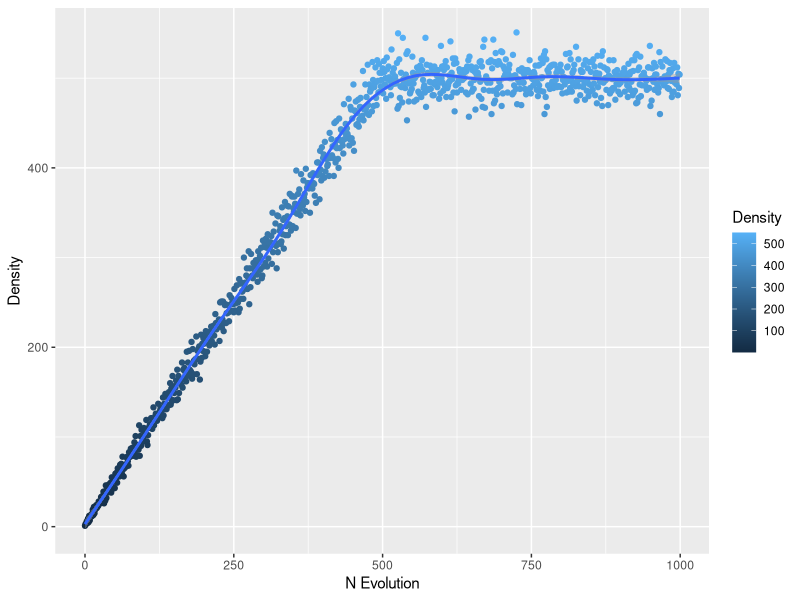
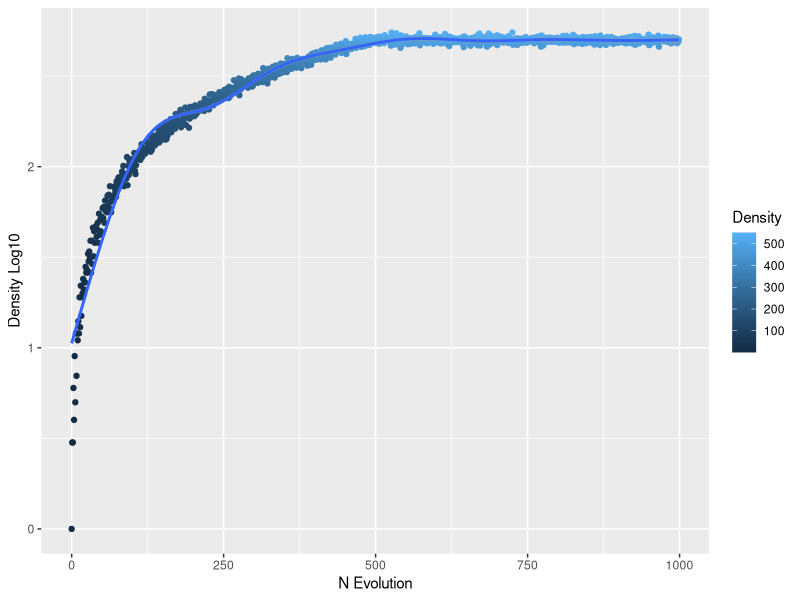
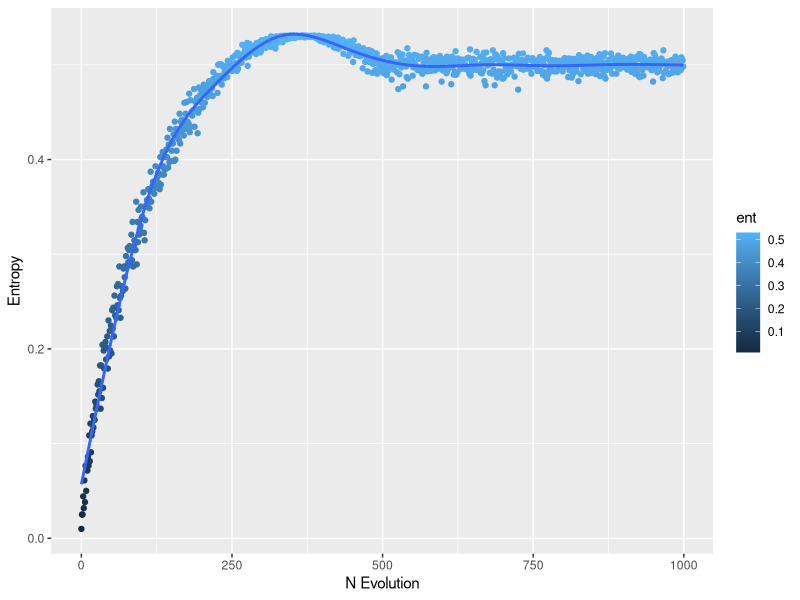
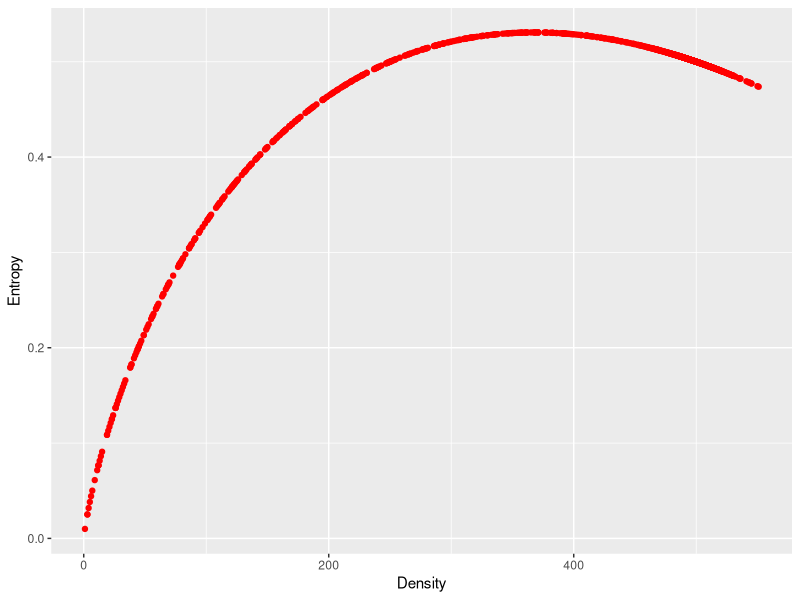

Generate these figures, in order, with R:
library(tidyverse)
library(readr)

densy <- read_csv("data/density.csv", col_types = cols(...1 = col_integer(), 
                                                         Density = col_integer()))

n <- nrow(densy)

densy <- densy %>% 
  mutate( l10 = log10(Density)) %>% 
  mutate( ent = -( (Density/n)*log2(Density/n) ) )


densplot <- ggplot(densy, aes(x= ...1, y= Density, color=Density)) +
  geom_point() +
  labs(x="N Evolution") +
  geom_smooth() 

ggsave('./img/density.png')

log10plot <- ggplot(densy, aes(x= ...1, y= l10, color = Density)) +
  geom_point() +
  labs(x="N Evolution", y="Density Log10") +
  geom_smooth() 

ggsave('./img/log10.png')

entplot <- ggplot(densy, aes(x= ...1, y= ent, color = ent)) +
  geom_point() +
  labs(x="N Evolution", y="Entropy") +
  geom_smooth() 

ggsave('./img/entropy.png')

denvsent <- ggplot(densy, aes(x= Density, y= ent)) +
  geom_point(color="red") +
  labs(x="Density", y="Entropy")

ggsave('./img/density_vs_entropy.png')

